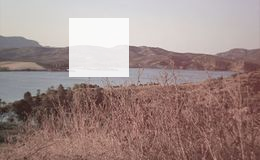
#> input picture tool/imageUtil/opencv/b1.png, 260 x 160 px
$ python getOpencv.py
#> lines starting #> are read from the running program, lines starting #| are printed output that depends on the picture
# encoding: utf-8
"""
@file: getOpencv.py
@time: 2021/7/1 18:14
@author: Chen
@contact: Afakerchen@em-data.com.cn
@software: PyCharm
"""
import cv2
import aircv as ac
from PIL import Image
import numpy as np


# [79 lines left out: functions bijiao, matchImg, not called in this run]


IMAGE_SIZE = 800


# 将图片缩放成短边IMAGE_SIZE
# [15 lines left out: functions changeImageSize, judgeChangeable, not called in this run]


def getSmallPicture(srcPath='../eee.png', objPath='../xiaotu.png'):
    """
     找出图像中最佳匹配位置
    :param srcPath: 目标即背景图
    :param objPath: 模板即需要找到的图
    :return: 返回最佳匹配及其最差匹配和对应的坐标
    """
#> (the call stopped at in getSmallPicture, `srcIm = ac.imread(srcPath)`: aircv is not available in this run)
    srcIm = ac.imread(srcPath)
    objIm = ac.imread(objPath)
    objIm = judgeChangeable(objIm)
    print(objIm.shape)
    match_res = ac.find_template(srcIm, objIm, 0.5)
    print(match_res)
    return match_res['rectangle'][0]
    # [11 lines of commented-out code are left out]


# [22 lines left out: function FindPic, not called in this run]


def MovePictureToLocation(srcPath, objPath, match_res):
#> called with srcPath = 'b1.png', objPath = 'b2.png', match_res = (69, 17)
    im = Image.open(srcPath)
#> im is the input picture: PIL image 260x160 RGBA; mean R, G, B, A 155, 133.9, 130.7, 236.7
    im1 = Image.open(objPath)
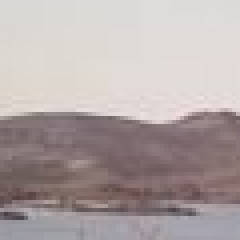
#> input picture tool/imageUtil/opencv/b2.png, 60 x 60 px (shown 4 times larger)
#> im1 is the input picture: PIL image 60x60 RGB; mean R, G, B 177.4, 166.9, 166.2
    # im1.thumbnail((700, 100))
    im.paste(im1, match_res)
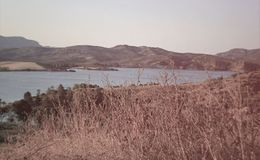
#> im: PIL image 260x160 RGBA; mean R, G, B, A 155, 133.9, 130.7, 255
    im.show()


if __name__ == '__main__':
    srcPath = 'b1.png'
    objPath = 'b2.png'
    print(getSmallPicture(srcPath, objPath)[0])
    MovePictureToLocation(srcPath=srcPath, objPath=objPath, match_res=(69, 17))
